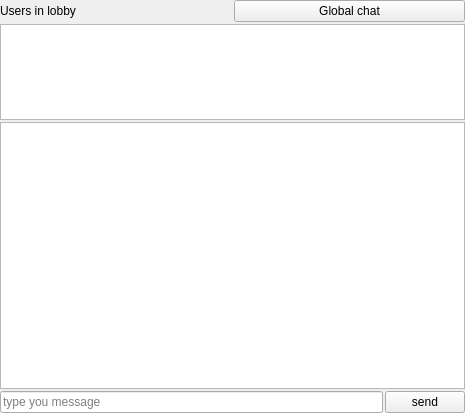
<?xml version="1.0" encoding="UTF-8"?>
<ui version="4.0">
 <class>Chat</class>
 <widget class="QWidget" name="Chat">
  <property name="geometry">
   <rect>
    <x>0</x>
    <y>0</y>
    <width>465</width>
    <height>413</height>
   </rect>
  </property>
  <property name="windowTitle">
   <string>Form</string>
  </property>
  <layout class="QVBoxLayout" name="verticalLayout">
   <property name="spacing">
    <number>2</number>
   </property>
   <property name="leftMargin">
    <number>0</number>
   </property>
   <property name="topMargin">
    <number>0</number>
   </property>
   <property name="rightMargin">
    <number>0</number>
   </property>
   <property name="bottomMargin">
    <number>0</number>
   </property>
   <item>
    <layout class="QHBoxLayout" name="horizontalLayout2">
     <property name="bottomMargin">
      <number>0</number>
     </property>
     <item>
      <widget class="QLabel" name="label">
       <property name="text">
        <string>Users in lobby</string>
       </property>
       <property name="indent">
        <number>-1</number>
       </property>
      </widget>
     </item>
     <item>
      <widget class="QPushButton" name="chatSwitch">
       <property name="text">
        <string>Global chat</string>
       </property>
      </widget>
     </item>
    </layout>
   </item>
   <item>
    <widget class="QListWidget" name="listUsers">
     <property name="sizePolicy">
      <sizepolicy hsizetype="Expanding" vsizetype="Maximum">
       <horstretch>0</horstretch>
       <verstretch>0</verstretch>
      </sizepolicy>
     </property>
     <property name="maximumSize">
      <size>
       <width>16777215</width>
       <height>96</height>
      </size>
     </property>
     <property name="midLineWidth">
      <number>0</number>
     </property>
     <property name="editTriggers">
      <set>QAbstractItemView::NoEditTriggers</set>
     </property>
     <property name="selectionMode">
      <enum>QAbstractItemView::NoSelection</enum>
     </property>
     <property name="isWrapping" stdset="0">
      <bool>true</bool>
     </property>
     <property name="layoutMode">
      <enum>QListView::SinglePass</enum>
     </property>
    </widget>
   </item>
   <item>
    <widget class="QTextBrowser" name="chat"/>
   </item>
   <item>
    <layout class="QHBoxLayout" name="horizontalLayout">
     <property name="spacing">
      <number>-1</number>
     </property>
     <property name="bottomMargin">
      <number>0</number>
     </property>
     <item>
      <widget class="QLineEdit" name="messageEdit">
       <property name="text">
        <string/>
       </property>
       <property name="placeholderText">
        <string>type you message</string>
       </property>
      </widget>
     </item>
     <item>
      <widget class="QPushButton" name="sendButton">
       <property name="text">
        <string>send</string>
       </property>
      </widget>
     </item>
    </layout>
   </item>
  </layout>
 </widget>
 <resources/>
 <connections/>
</ui>
